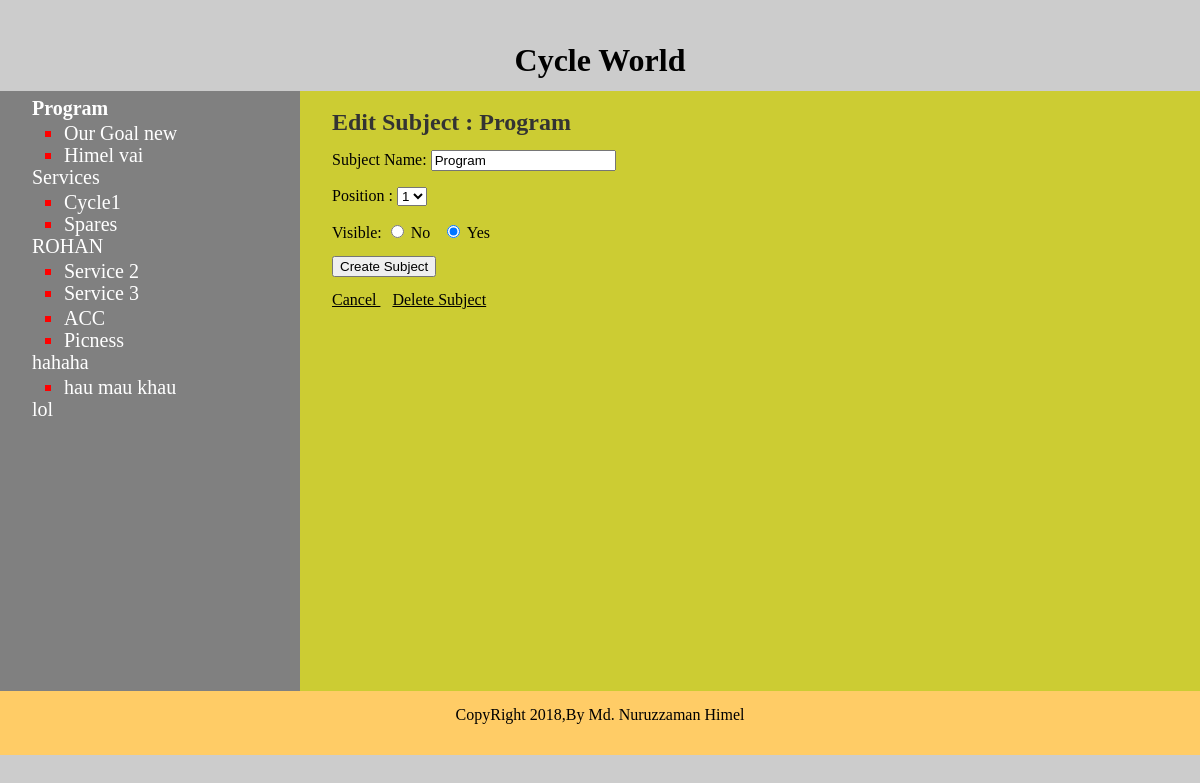
/edit_subject.php?subject_id=1 (signed in), run on the app's committed database.
### tables this page shows
CREATE TABLE IF NOT EXISTS `subjects` (
  `id` int(10) NOT NULL AUTO_INCREMENT,
  `manu_name` varchar(30) NOT NULL,
  `position` int(3) NOT NULL,
  `visible` tinyint(1) NOT NULL,
  PRIMARY KEY (`id`)
);

CREATE TABLE IF NOT EXISTS `pages` (
  `id` int(10) NOT NULL AUTO_INCREMENT,
  `subject_id` int(3) NOT NULL,
  `manu_name` varchar(30) NOT NULL,
  `position` int(5) NOT NULL,
  `visible` tinyint(1) NOT NULL,
  `content` text,
  PRIMARY KEY (`id`),
  KEY `subject_id` (`subject_id`)
);

### public/edit_subject.php (the view, shortened to what this page needs)
<?php include("../includes/dbconnection.php") ?>
<?php include("../includes/functions.php") ?>
<?php find_selected_page(true);?>
<?php include("../includes/layouts/header.php") ?>
    <div id="header">
    	<h1>Cycle World </h1>
    </div>
    <div id="main">
    <div id="navigation"><?php echo nevigation($current_subject,$current_page); ?> </div>
	<div id="page">
        <h2> Edit Subject : <?php echo htmlentities($current_subject["manu_name"]); ?></h2>
        <form action="edit_subject.php?subject_id=<?php echo urlencode($current_subject["id"]); ?>" method="post">
            <p>Subject Name:
            	<input type="text" name="manu_name" value="<?php echo $current_subject["manu_name"]; ?>" >
            </p>
            <p>
            Position :
                <select name="position" >
                <?php
				$subject_set = find_all_subjects(false);
				$subject_count = mysqli_num_rows($subject_set);
				for($count=1;$count<=$subject_count+1;$count++)
				{
					echo "<option value=\"{$count}\"";
					if($current_subject["id"] == $count){
					echo " selected " ;
					}
					echo "> {$count} </option>";
				}
				?>
                </select>
            </p>
            <p>Visible:
                <input type="radio" name="visible" value="0" <?php if($current_subject["visible"] ==0){echo "checked" ;} ?>> No
                &nbsp;
                <input type="radio" name="visible" value="1" <?php if($current_subject["visible"] ==1){echo "checked" ;} ?>> Yes
            </p>
            <input type="submit" name ="submit" value="Create Subject">
        </form>
        <br>
        <a href="manage_content.php">Cancel </a>
        <a href="delete_subject.php?subject_id=<?php echo urlencode($current_subject["id"]); ?>" onClick="return confirm('Are you sure ??');">Delete Subject </a>
	</div>
<?php include("../includes/layouts/footer.php") ?>

### includes/functions.php (shortened to what this page needs)
<?php
function find_all_subjects($public=true){
	global $connection;
	$quere="SELECT * FROM subjects ";
	$subject_set = mysqli_query($connection,$quere);
	return 	$subject_set;
}
function find_all_pages_from_subject($subject_id,$public=true){
	global $connection;
	$subject_id=mysqli_real_escape_string($connection,$subject_id);
	$quere="SELECT * FROM pages ";
	$quere .="WHERE subject_id=$subject_id ";
	$page_set = mysqli_query($connection,$quere);
	return $page_set;
}
function find_subject_by_id($selected_subject_id){
	global $connection;
	$selected_subject_id = mysqli_real_escape_string($connection,$selected_subject_id);
	$quere="SELECT * FROM subjects ";
	$quere .="WHERE visible=1 ";
	$quere .="AND id=$selected_subject_id ";
	$subject_set = mysqli_query($connection,$quere);
	if($subject_row = mysqli_fetch_assoc($subject_set)){
	return $subject_row;
	}else{
	return NULL;
	}
}
function find_selected_page(){
	if(isset($_GET["subject_id"]))
	{
		$current_subject = find_subject_by_id($_GET["subject_id"]);
		$current_page=NULL;
	}
}
function nevigation($subject_array,$page_array){
	$subject_set = find_all_subjects(false);
	$output = "<ul type=\"disc\" class=\"subjects\">";
	while($subject = mysqli_fetch_assoc($subject_set)) {
		$output .= " <div class=\"subjectList\">";
		$output .= "<li" ;
		if($subject_array && $subject["id"] == $subject_array["id"]){
		$output .= " class=\"selected\"";
		}
		$output .= ">";
		$output .= "<a href=\"manage_content.php?subject_id=";
		$output .= urlencode($subject["id"]);
		$output .="\">";
		$output .= htmlentities($subject["manu_name"]);
		$output .= "</a><ul class=\"pages\">";
		$page_set = find_all_pages_from_subject($subject["id"],false);
		while($page = mysqli_fetch_assoc($page_set)) {
				$output .=" <div class=\"pageList\">";
				$output .= "<li" ;
				$output .= ">";
				$output .=" <a href=\"manage_content.php?page_id=";
				$output .= urlencode($page["id"]) ;
				$output .="\">";
				$output .= htmlentities($page["manu_name"]);
				$output .="</a></li></div>";
		}
			$output .= "</ul>";
			$output .= "</li> </div>";
		}
	$output .="</ul>";
	return $output;
}
?>

### public/syslesheet/main.css (style rules this page uses)
html { height:100%; width:100%; }
body { width:100%;height:100%; margin:0;padding:0;border:0; font-family:times new Cambria, "Hoefler Text", "Liberation Serif", Times, "Times New Roman", serif; font-size::14px; line-height:15px; background:#ccc; }
a { color:black; }
#header { height:70px; margin:0; padding:0; text-align:center;color:#000; }
#header h1 { padding:1em ; font-size:2eml margin:0;font-weight:bold; }
#main { height:600px; width:100%; margin:0;padding:0; background:#cc3; }
#navigation { background: gray none repeat scroll 0 0; color: #fff; float: left; height: 100%; margin: 0; padding: 0 2em; width: 236px; }
#navigation a { color:#fff; text-decoration:none; }
ul.subjects { margin:1em 0; padding-left:0;list-style:none; color:red; font-size:1.2em; }
ul.pages { padding-left:2em;list-style:square; font-weight:normal; font-size:0.8em; }
.selected { font-weight:bold; }
#page { float:left;height:100%;width:400px; padding-left:2em;vertical-align:top; background:#cc3; }
#page h2 { color:#333; margin-top:1em; }
#navigation ul { margin-top: 10px; }
.subjects li { font-size: 20px; margin-bottom: 7px; }

### data on the page
subjects: value "Program", manu_name "Program", position "1", visible "☑"
pages: value "Our Goal new"
pages: value "Himel vai"
subjects: value "Services"
pages: value "Cycle1"
pages: value "Spares"
subjects: value "ROHAN"
pages: value "Service 2"
pages: value "Service 3"
pages: value "ACC"
pages: value "Picness"
subjects: value "hahaha"
pages: value "hau mau khau"
subjects: value "lol"
